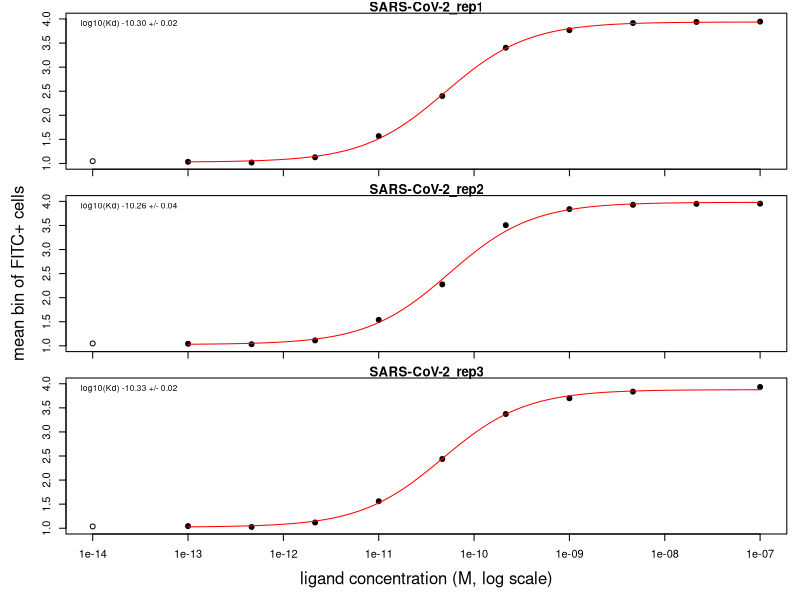

Source code (R):
#6 May 2020
#TNS

#script to read in results of flow cytometry of isogenic mutants (for various purposes), fit titration curves and some interpretation from each experiment

#library(ggplot2)
#library(data.table)

###################################
#1 May 2020 experiment: triplicate measurements of the SARS-CoV-2 RBD binding to human ACE2
dt_20200501 <- read.csv(file="20200501.csv", stringsAsFactors=F)

#fit curves to each titration, and the three pooled measurements
fit_20200501_1 <- nls(mean_bin ~ a*(conc_M/(conc_M+Kd))+b,
                data=dt_20200501[dt_20200501$titration==1,],start=list(a=3,b=1,Kd=5*10^-11))
fit_20200501_2 <- nls(mean_bin ~ a*(conc_M/(conc_M+Kd))+b,
                data=dt_20200501[dt_20200501$titration==2,],start=list(a=3,b=1,Kd=5*10^-11))
fit_20200501_3 <- nls(mean_bin ~ a*(conc_M/(conc_M+Kd))+b,
                data=dt_20200501[dt_20200501$titration==3,],start=list(a=3,b=1,Kd=5*10^-11))
fit_20200501_pooled <- nls(mean_bin ~ a*(conc_M/(conc_M+Kd))+b,
                data=dt_20200501,start=list(a=3,b=1,Kd=5*10^-11))


#plot results
pdf(file="20200501_individual.pdf",width=3,height=8,useDingbats=F)
#plot three separate fits with their Kd
options(scipen=1)
par(mfrow=c(3,1),oma=c(4,4,0,0),mar=c(1,1,1,1))

ymax <- 4
ymin <- 1

#titration==1, fit_20200501_1
plot(dt_20200501[dt_20200501$titration==1,"conc_M"],
     dt_20200501[dt_20200501$titration==1,"mean_bin"],
     pch=19,log="x",main=as.character(unique(dt_20200501[dt_20200501$titration==1,"genotype"])),xaxt='n',ylim=c(ymin,ymax),xlim=c(1e-14,1e-7))
points(1e-14, dt_20200501[dt_20200501$titration==1 & dt_20200501$conc_M==0, "mean_bin"][1])
axis(side=1,labels=F)
lines(seq(1e-13,1e-7,1e-14),predict(fit_20200501_1,list(conc_M=seq(1e-13,1e-7,1e-14))),col="red")
legend("topleft",bty="n",cex=0.75,
       legend=c(paste("log10(Kd)",formatC(log10(summary(fit_20200501_1)$coefficients["Kd","Estimate"]),format='f',digits=2),
                      "+/-",formatC(0.434*summary(fit_20200501_1)$coefficients["Kd","Std. Error"]/summary(fit_20200501_1)$coefficients["Kd","Estimate"],format='f',digits=2))))

#titration==2, fit_20200501_2
plot(dt_20200501[dt_20200501$titration==2,"conc_M"],
     dt_20200501[dt_20200501$titration==2,"mean_bin"],
     pch=19,log="x",main=as.character(unique(dt_20200501[dt_20200501$titration==2,"genotype"])),xaxt='n',ylim=c(ymin,ymax),xlim=c(1e-14,1e-7),ylab="mean bin")
points(1e-14, dt_20200501[dt_20200501$titration==2 & dt_20200501$conc_M==0, "mean_bin"][1])
axis(side=1,labels=F)
lines(seq(1e-13,1e-7,1e-14),predict(fit_20200501_2,list(conc_M=seq(1e-13,1e-7,1e-14))),col="red")
legend("topleft",bty="n",cex=0.75,
       legend=c(paste("log10(Kd)",formatC(log10(summary(fit_20200501_2)$coefficients["Kd","Estimate"]),format='f',digits=2),
                      "+/-",formatC(0.434*summary(fit_20200501_2)$coefficients["Kd","Std. Error"]/summary(fit_20200501_2)$coefficients["Kd","Estimate"],format='f',digits=2))))

#titration==3, fit_20200501_3
plot(dt_20200501[dt_20200501$titration==3,"conc_M"],
     dt_20200501[dt_20200501$titration==3,"mean_bin"],
     pch=19,log="x",main=as.character(unique(dt_20200501[dt_20200501$titration==3,"genotype"])),ylim=c(ymin,ymax),xlim=c(1e-14,1e-7),ylab="mean bin")
points(1e-14, dt_20200501[dt_20200501$titration==3 & dt_20200501$conc_M==0, "mean_bin"][1])
lines(seq(1e-13,1e-7,1e-14),predict(fit_20200501_3,list(conc_M=seq(1e-13,1e-7,1e-14))),col="red")
legend("topleft",bty="n",cex=0.75,
       legend=c(paste("log10(Kd)",formatC(log10(summary(fit_20200501_3)$coefficients["Kd","Estimate"]),format='f',digits=2),
                      "+/-",formatC(0.434*summary(fit_20200501_3)$coefficients["Kd","Std. Error"]/summary(fit_20200501_3)$coefficients["Kd","Estimate"],format='f',digits=2))))

mtext("ligand concentration (M, log scale)", side=1, outer=TRUE, line=2)
mtext("mean bin of FITC+ cells", side=2, outer=TRUE, line=2)
dev.off()


